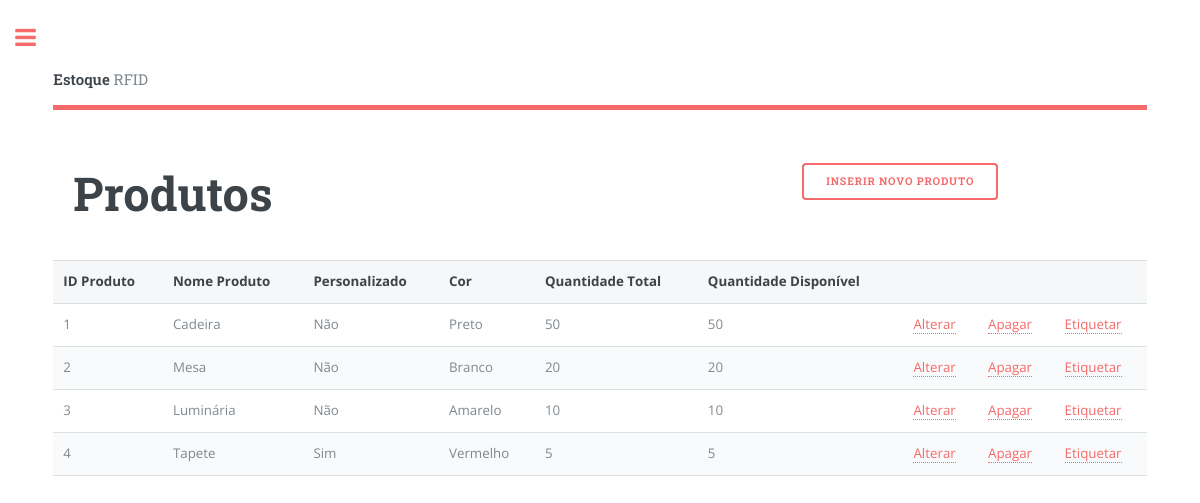
Screenshot of /produto_listar.php with the database file from the repository.
### tables this page shows
create table tbProduto (
	idProduto int NOT NULL AUTO_INCREMENT,
	nomeProd varchar (30) NOT NULL,
	personalizado  bit NOT NULL,
	cor  varchar (15) NOT NULL,
	obs  varchar (50),
	quantTotal int NOT NULL,
	quantDisponivel int NOT NULL,
	CONSTRAINT PK_IDPRODUTO PRIMARY KEY (idProduto)
);

### Model/Produto.php (called while the page is built, shortened)
<?php
class Produto {
  	private $idProduto;
    public function getIdProduto() {
        return $this->idProduto;
    }
}
?>

### Controller/ProdutoController.php (called while the page is built, shortened)
<?php
include_once "Model/Conexao.php";
class ProdutoController
{
    public function __construct(Conexao $db)
    {
        $this->db = $db;
    }
    public function Listar(Produto $produto) {
        if ($produto->getIdProduto() == NULL) {
           $SQL = $this->db->getConection()->query("SELECT * FROM tbProduto");
           return $SQL;
        } else {
           $SQL = $this->db->getConection()->query("SELECT * FROM tbProduto WHERE idProduto ='".$produto->getIdProduto()."'");
           return $SQL;
        }
     }
}
?>

### Model/Conexao.php (called while the page is built, shortened)
<?php
class Conexao
{
	private $host = "localhost";
	private $username = "root";
	private $password = "";
	private $database = "bd_rfid";
	private $conexao = null;
	public function getConection()
	{
		return $this->conexao;
	}
	private function conect()
	{
		$this->conexao = mysqli_connect(
			$this->host,
			$this->username,
			$this->password,
			$this->database
		);
	}
}

### produto_listar.php (the view, shortened to what this page needs)
<?php
include_once "Model/Conexao.php";
include_once "Model/Produto.php";
include_once "Controller/ProdutoController.php";
?>
<?php include_once 'header.php'; ?>
					<section>
						<header class="main">
							<div class="row">
								<div class="col-8">
									<h1>Produtos</h1>
								</div>
								<div class="col-4">
									<a class="button" href="produto_inserir.php">Inserir Novo Produto</a>
									</div>
							</div>
						</header>
						<center>
							<table>
								<tr>
									<th>ID Produto</th>
									<th>Nome Produto</th>
									<th>Personalizado</th>
									<th>Cor</th>
									<th>Quantidade Total</th>
									<th>Quantidade Disponível</th>
									<th> </th>
									<th> </th>
									<th> </th>
								</tr>
								<?php
									$cn = new Conexao();
									$cp = new Produto();
									$pc = new ProdutoController($cn);
									$query = $pc->Listar($cp);
								?>
								<?php while($reg = $query->fetch_array()): ?>
								<tr>
									<td> <?= $reg["idProduto"];?> </td>
									<td> <?= $reg["nomeProd"];?> </td>
									<td> <?= $reg['personalizado'] == '1' ? 'Sim' : 'Não' ?> </td>
									<td> <?= $reg["cor"];?> </td>
									<td> <?= $reg["quantTotal"];?> </td>
									<td> <?= $reg["quantDisponivel"];?> </td>
									<center>
										<td> <a href="produto_alterar.php?idProduto=<?=$reg["idProduto"];?>">Alterar</a> </td>
										<td> <a href="?idProduto=<?=$reg["idProduto"];?>&apagar=1">Apagar</a> </td>
										<td> <a href="produto_etiquetar.php?idProduto=<?=$reg["idProduto"];?>">Etiquetar</a> </td>
									</center>
								</tr>
								<?php endwhile; ?>
							</table>
						</center>
					</section>
<?php include 'footer.php'; ?>

### header.php (shortened to what this page needs)
<!DOCTYPE HTML>
<html>
<head>
	<link rel="stylesheet" href="assets/css/main.css" />
</head>
<body class="is-preload">
	<div id="wrapper">
		<div id="main">
			<div class="inner">
				<header id="header">
					<a href="index.php" class="logo"><strong>Estoque</strong> RFID</a>
				</header>

### footer.php (shortened to what this page needs)
				</div>
			</div>
		</div>
	</body>
</html>

### rows the page displays
tbproduto: idProduto "1", nomeProd "Cadeira", personalizado "Não", cor "Preto", quantTotal "50", quantDisponivel "50"
tbproduto: idProduto "2", nomeProd "Mesa", personalizado "Não", cor "Branco", quantTotal "20", quantDisponivel "20"
tbproduto: idProduto "3", nomeProd "Luminária", personalizado "Não", cor "Amarelo", quantTotal "10", quantDisponivel "10"
tbproduto: idProduto "4", nomeProd "Tapete", personalizado "Sim", cor "Vermelho", quantTotal "5", quantDisponivel "5"
